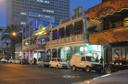

Generate this figure with Python:
from PIL import Image

pil_im = Image.open('example.jpg')

pil_im.thumbnail((128, 128))
pil_im.save('thumbnail.jpg')
